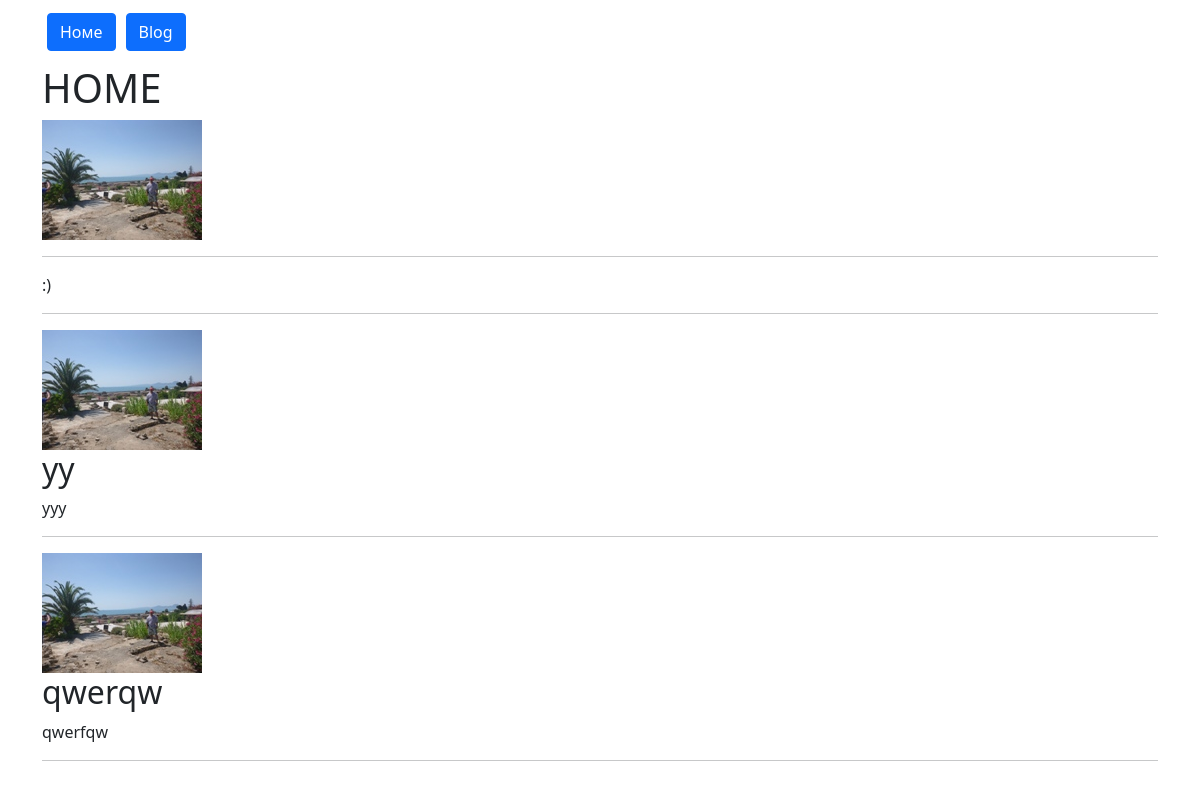
Before: / with the older database file.
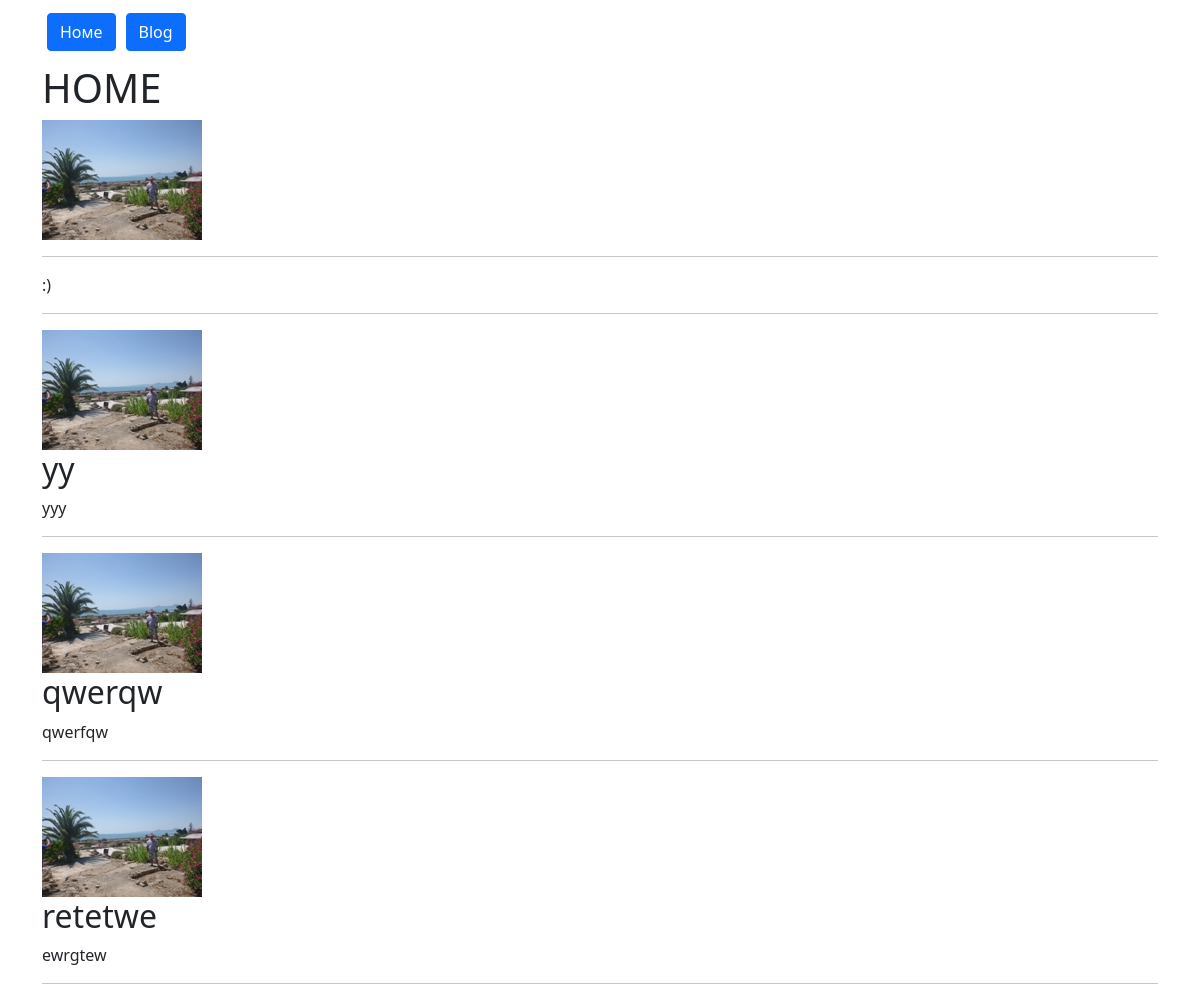
After: the same page with the newer database file.
### portfolio/models.py (models this page shows, shortened)
class Project(models.Model):
      title = models.CharField(max_length = 100)
      description = models.CharField(max_length = 250)
      image = models.ImageField(upload_to='portfolio/images/')
      url = models.URLField(blank = True)

### portfolio/views.py (the view)
# urls.py: 2. Add a URL to urlpatterns:  path('', views.home, name='home')
def home(request):
    projects = Project.objects.all()
    return render(request,'portfolio/home.html',{'projects':projects,'emo':':)'})

### portfolio/templates/portfolio/home.html
{% extends 'portfolio/base.html' %}
{% block content %}
    <h1>HOME</h1>
    {% load static %}
    <img src="{% static 'portfolio/log.JPG' %}" />
    <hr>
    {{ emo }}
    <hr>
    {% for project in projects %}
    {% if project.url %}
    <a href="{{ project.url }}" target="_blank"><img src="/img/{{ project.image }}"></a>
    {% else %}
    <img src="/img/{{ project.image }}">
    {% endif %}
    <h2>
    {{ project.title }}
    </h2>
    <p>
    {{ project.description }}
    </p>
    <hr>
    {% endfor %}
{% endblock %}

### portfolio/templates/portfolio/base.html (shortened to what this page needs)
<!doctype html>
<html lang="ru">
  <head>
    <link href="https://cdn.jsdelivr.net/npm/bootstrap@5.1.3/dist/css/bootstrap.min.css" rel="stylesheet">
  </head>
  <body>
    <nav id="topNav" class="navbar navbar-expand-md navbar-light">
      <div class="container">
        <div class="collapse navbar-collapse text-center" id="navbarNav">
          <ul class="navbar-nav ml-auto">
            <li>
              <a role="button" href="{% url 'about' %}" class="btn btn-primary" style=" margin:5px">Номе</a>
            </li>
            <li>
              <a role="button" href="{% url 'blog:blog' %}" class="btn btn-primary"  style=" margin:5px">Blog</a>
            </li>
          </ul>
        </div>
      </div>
    </nav>
    <div class="container">
    {% block content %}
    {% endblock %}
  </div>
</body>
</html>

Changed rows visible on the page:
added Project: image (picture), title "retetwe", description "ewrgtew"
